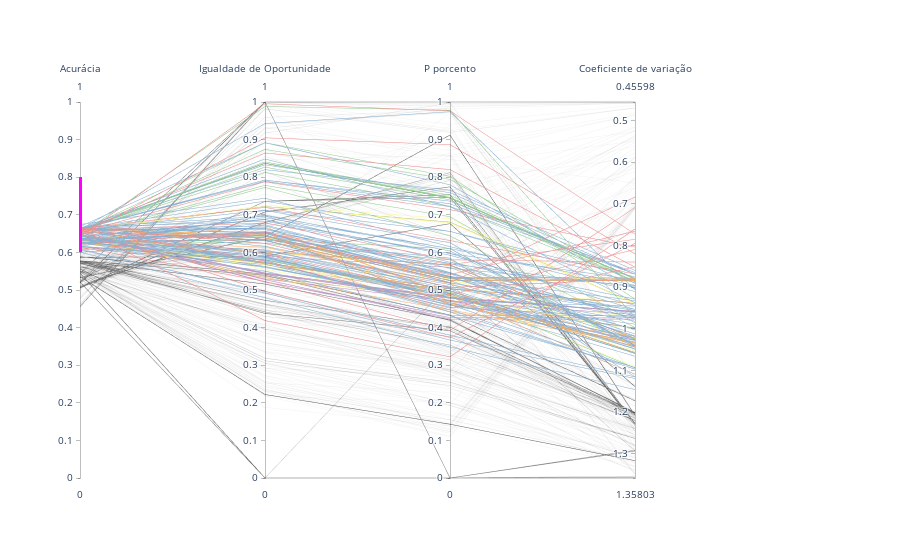

Write notebook code for a chart like this one.
### Code cell
layout = go.Layout({"showlegend": False},
    paper_bgcolor='rgba(0,0,0,0)',
    plot_bgcolor='rgba(0,0,0,0)',
    xaxis = {'visible': False},
    yaxis = {'visible': False},
    xaxis1=dict(domain=[0, 1/4-0.1],anchor='x1',visible=False, range=[0,500]),
    xaxis2=dict(domain=[1/4, 2/4-0.1],anchor='x2',visible=False, range=[0,500]),
    xaxis3=dict(domain=[2/4, 3/4-0.1],anchor='x3',visible=False, range=[0,500]),
    xaxis4=dict(domain=[3/4, 1-0.1],anchor='x4',visible=False, range=[0,500]),
    xaxis5=dict(domain=[0, 3/4],anchor='x5',visible=False, range=[0,500])
)

fig = go.Figure(layout = layout)#, layout_yaxis_range=[0.4,0.8], layout_xaxis_range=[0,1500])

fig.add_trace(go.Parcoords(
        line = dict(color = metrics_all['model_id'], 
                    colorscale = [(0.0, line_color['Minimax']),(0.14, line_color['Minimax']),
                            (0.14, line_color['LogReg']), (0.28, line_color['LogReg']),
                            (0.28, line_color['Reweight']),(0.42, line_color['Reweight']),
                            (0.42, line_color['ParDem']),(0.56, line_color['ParDem']),
                            (0.56, line_color['EqOp']),(0.7, line_color['EqOp']),
                            (0.7, line_color['MOOErro']),(0.84, line_color['MOOErro']),
                            (0.84, line_color['MOOAcep']),(1.0, line_color['MOOAcep'])], 
                    showscale = False, cmin = 0, cmax = 6,
                   colorbar = {'tickvals': metrics_all['model_id'].tolist(),
                          'ticktext': metrics_all['Modelo'].tolist(),
                              'title': 'Modelo'}),
        dimensions = list([
            dict(range = [0.0,1],
                constraintrange = [filtros['Acurácia']['min'],filtros['Acurácia']['max']],
                label = 'Acurácia', values = metrics_all['Acurácia']),
            dict(range = [0,1],
                label = 'Igualdade de Oportunidade', values = metrics_all['Igualdade de Oportunidade']),
            dict(range = [0,1],
                label = 'P porcento', values = metrics_all['P porcento']),
            dict(range = [metrics_all['Coeficiente de variação'].max(),metrics_all['Coeficiente de variação'].min()],
                label = 'Coeficiente de variação', values = metrics_all['Coeficiente de variação']),
        ]),
    domain = {'x': (0, 3/4)}
    ))

fig.show()

### Figure 1 — Plotly figure (JSON) as saved in the notebook; plotly's stock layout.template omitted (floating-point values rounded to 4 significant figures; data arrays with more than 128 entries replaced by an {"elided": "..."} marker saying what was removed)
{"data": [{"dimensions": [{"constraintrange": [0.6, 0.8], "label": "Acurácia", "range": [0, 1], "values": {"elided": "1234 float values"}}, {"label": "Igualdade de Oportunidade", "range": [0, 1], "values": {"elided": "1234 float values"}}, {"label": "P porcento", "range": [0, 1], "values": {"elided": "1234 float values"}}, {"label": "Coeficiente de variação", "range": [1.358, 0.456], "values": {"elided": "1234 float values"}}], "domain": {"x": [0, 0.75]}, "line": {"cmax": 6, "cmin": 0, "color": {"elided": "1234 int values"}, "colorbar": {"ticktext": {"elided": "1234 str values"}, "tickvals": {"elided": "1234 int values"}, "title": {"text": "Modelo"}}, "colorscale": [[0, "#c9997e"], [0.14, "#c9997e"], [0.14, "#ffff99"], [0.28, "#ffff99"], [0.28, "#94cf92"], [0.42, "#94cf92"], [0.42, "#c194c7"], [0.56, "#c194c7"], [0.56, "#ffb266"], [0.7, "#ffb266"], [0.7, "#87b1d4"], [0.84, "#87b1d4"], [0.84, "#f18c8d"], [1, "#f18c8d"]], "showscale": false}, "type": "parcoords"}], "layout": {"paper_bgcolor": "rgba(0,0,0,0)", "plot_bgcolor": "rgba(0,0,0,0)", "showlegend": false, "xaxis": {"anchor": "x", "domain": [0, 0.15], "range": [0, 500], "visible": false}, "xaxis2": {"anchor": "x2", "domain": [0.25, 0.4], "range": [0, 500], "visible": false}, "xaxis3": {"anchor": "x3", "domain": [0.5, 0.65], "range": [0, 500], "visible": false}, "xaxis4": {"anchor": "x4", "domain": [0.75, 0.9], "range": [0, 500], "visible": false}, "xaxis5": {"anchor": "x5", "domain": [0, 0.75], "range": [0, 500], "visible": false}, "yaxis": {"visible": false}}}
